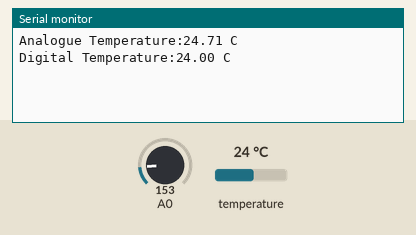
Recording of a sketch running on a simulated Arduino Uno, built with avr-gcc and run on an emulated ATmega328P. On the bench: the last lines printed to the serial monitor. Inputs (shaded band) come from the test bench; at power-on: temperature 24 °C, A0 = 153.

Above: at 3.5 s.
3.6 s: temperature set to 12 °C
At 4.4 s:
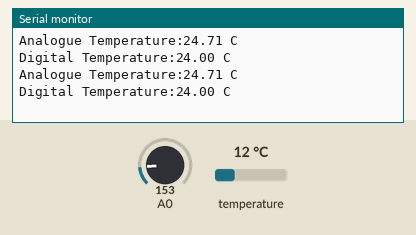
7.2 s: A0 set to 165
At 9.7 s:
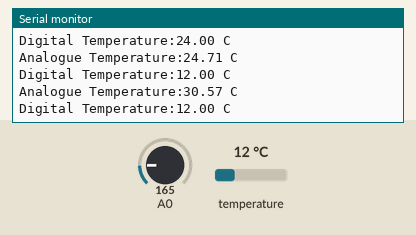
10.8 s: temperature set to 19 °C
At 13.0 s:
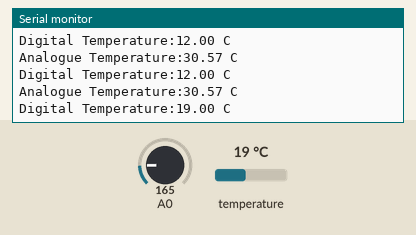
14.4 s: A0 set to 175
At 15.1 s:
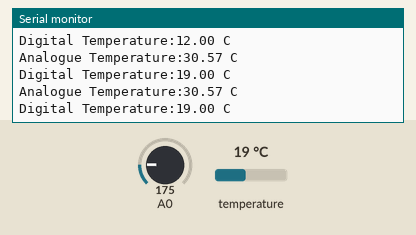
Timing chart, 0 to 17.4 s (numbered marks = the images above; inputs shaded):
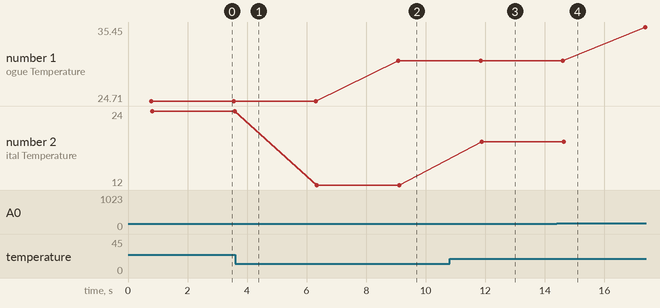

The sketch:

Temperature_Sensors.ino
```cpp
/*
  Temperature Sensors
 This code will read the temperature from two temperature sensors:
   Dallas 18820
   TMP36
 */

#include <OneWire.h>
#include <DallasTemperature.h>

// Data wire is plugged into pin 3 on the Arduino
#define ONE_WIRE_BUS 3

// Setup a oneWire instance to communicate with any OneWire devices
OneWire oneWire(ONE_WIRE_BUS);

// Pass our oneWire reference to Dallas Temperature.
DallasTemperature sensors(&oneWire);

// Insert digital thermometer device IDs
DeviceAddress digiThermometer = { 0x28, 0xFF, 0xAC, 0x2C, 0x4E, 0x04, 0x00, 0xC6 };

// the setup routine runs once when you press reset:
void setup(void) {
  // initialize serial communication at 9600 bits per second:
  Serial.begin(9600);
  //start the sensors library
  sensors.begin();
  // set the resolution to 12 bit
  sensors.setResolution(digiThermometer, 12);
}

float analogueTemp()
{
  // read the input on analog pin 0 (TMP36 input):
  int anlsensorValue = analogRead(A0);

  // Convert the input signal into a voltage
  float voltage = anlsensorValue * 5.0;
  voltage /= 1024.0;

  // convert the sensor value to temp in C
  float anlTemp = (voltage - 0.5)*100;
  return anlTemp;
}

float digitalTemp(DeviceAddress deviceAddress)
{
  sensors.requestTemperatures();
  // read the digital temperature sensor value
  float dgtlTemp = sensors.getTempC(deviceAddress);

  // if there is -127, there is no value being read, hence:
  if (dgtlTemp == -127.00) {
    Serial.print("Error getting temperature");
  }
  // Delay to allow processing time
  return dgtlTemp;
}

void loop() {

  // -------- Analog temperature sensor -------- //

  // print out the temperature value you read:
  float anlTemp = analogueTemp();

  // -------- Analog temperature sensor -------- //

  // -------- Digital temperature sensor -------- //

  float dgtlTemp = digitalTemp(digiThermometer);

  // -------- Digital temperature sensor -------- //

  Serial.print("Analogue Temperature:");
  Serial.print(anlTemp);
  Serial.println(" C");
  Serial.println("");

  Serial.print("Digital Temperature:");
  Serial.print(dgtlTemp);
  Serial.println(" C");
  Serial.println("");
  delay(2000);
}
```

Measured:
- after the input at 7.2 s, the serial monitor: prints a new line after 1.9 s (image 2)
- after the input at 10.8 s, the serial monitor: prints a new line after 1.1 s (image 3)
- plotted number 1: 24.71 → 30.57 after the input at 7.2 s, 30.57 → 35.45 after the input at 14.4 s
- plotted number 2: 24 → 12 after the input at 3.6 s, 12 → 19 after the input at 10.8 s
